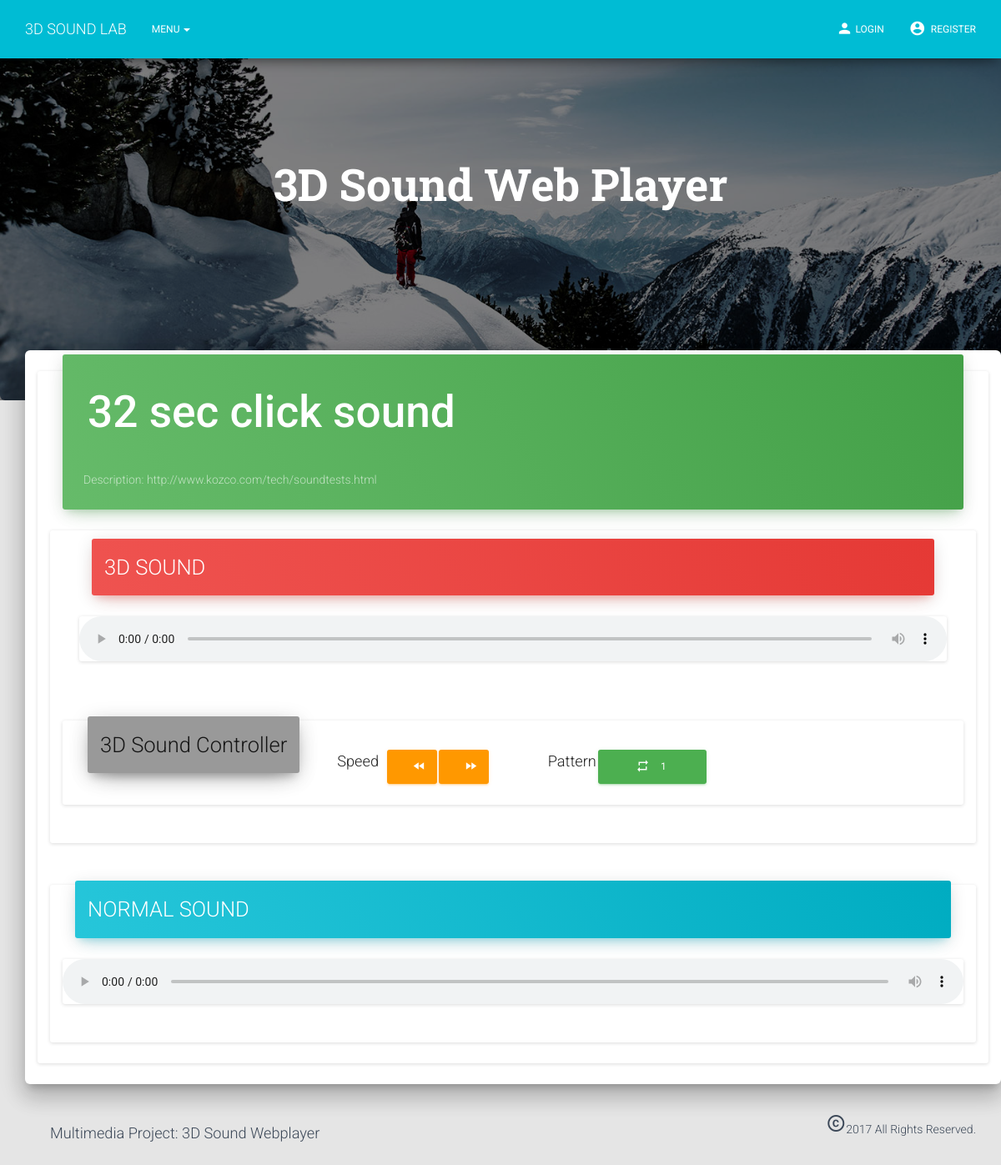
/user_sound/15/, run on the app's committed database.
### sound/models.py (models this page shows, shortened)
class Sound(models.Model):
    name = models.CharField(max_length=100)
    description = models.TextField('Sound Description', blank=True)
    src = models.FileField(storage=FileSystemStorage(settings.MEDIA_ROOT),
                           default='settings.MEDIA_ROOT/example.mp3',
                           upload_to='user_sound')
    author = models.ForeignKey(User, default=1)

### sound/views/detail.py (the view)
# urls.py: url(r'^(?P<pk>\d+)/$', SoundDetailView.as_view(), name='detail'),
class SoundDetailView(DetailView):
    model = Sound
    template_name = 'sound/detail.html'
    context_object_name = 'sound'

### templates/sound/detail.html (shortened to what this page needs)
{% extends 'base.html' %}
{% block content %}
    <div class="col-md-12 card">
        <div class="card-header" data-background-color="green">
            <h1 class="center-block title" style="padding:15px;">{{ sound.name }}</h1>
            <p class="category" style="padding:10px;">Description: {{ sound.description }}</p>
        </div>
        <div class="card" style="padding:15px;">
            <div class="card-content">
                <h3 class="card-header" data-background-color="red">3D SOUND</h3>
                <audio id="player" class="card" src="{{ sound.src.url }}" loop="loop" controls="controls">
                </audio>
            </div>
            <div class="card card-stats" style="padding:15px;">
                <h3 class="card-header">3D Sound Controller</h3>
                <div class="card-content">
                    <div class="col-sm-3">
                        <h4 class="col-md-4">Speed</h4>
                        <button type="button" class="btn btn-warning col-md-3" id="speedDown">
                            <i class="material-icons">fast_rewind</i>
                        </button>
                        <button type="button" class="btn btn-warning col-md-3" id="speedUp">
                            <i class="material-icons">fast_forward</i>
                        </button>
                    </div>
                    <div class="col-sm-3">
                        <h4 class="col-md-4">Pattern</h4>
                        <button type="button" class="btn col-md-7 btn-success" id="pattern">
                            <i class="material-icons col-md-2">repeat</i>
                            <div id="curParttern" class="col-sm-1">1</div>
                        </button>
                    </div>
                </div>
            </div>
        </div>
        <div class="card" style="padding:15px;">
            <h3 class="card-header" data-background-color="blue">NORMAL SOUND</h3>
            <audio class="card" src="{{ sound.src.url }}" loop="loop" controls="controls">
            </audio>
        </div>
    </div>
    <div style="padding-bottom:100px;">
    </div>
{% endblock %}

### static/css/documentation.css (style rules this page uses)
body { background-color: #E5E5E5; color: #3C4858; }
.title { margin-top: 30px; margin-bottom: 25px; min-height: 32px; font-weight: 500; }

### data on the page
Sound: name "32 sec click sound", description "http://www.kozco.com/tech/soundtests.html"
